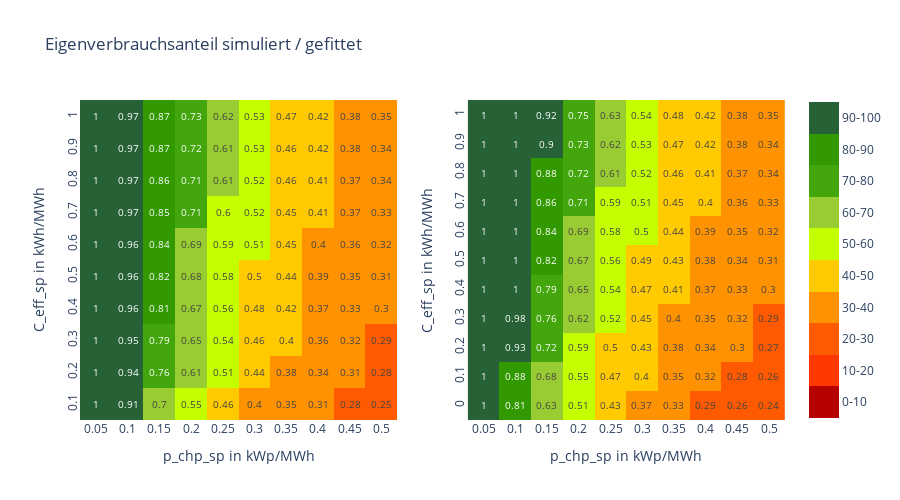

This figure's notebook cell:
### Code cell
# Eigenverbrauchsanteil
# load results and fit
df=pd.read_csv(filename)
# Filter data for fit
df=df.loc[df['electric_loadprofile']==profile,:]
df=df.loc[df['p_chp']>0,:]
df=df.loc[df['eigenverbrauch']<1,:]
xData = df['p_chp'].values
yData = df['e_bat'].values
zData = df['eigenverbrauch'].values
# place the data in a single list
data = [xData, yData, zData]
params_e, pcov = optimize.curve_fit(func_e, [xData,yData], zData, guess)

# calc values with fitting functions
df1=pd.DataFrame()
CHP = list(numpy.arange(0.05,0.55,0.05))
BAT = list(numpy.arange(0,1.1,0.1))
e_bat=[]
p_chp=[]
eigen=[]
for bat in BAT:
    for chp in CHP:
        e_bat.append(bat)
        p_chp.append(chp)
        eigen.append(func_e([chp,bat],params_e[0],params_e[1],params_e[2],params_e[3]))
df1['e_bat']=e_bat
df1['p_chp']=p_chp
df1['eigenverbrauch']=eigen
fig= make_subplots(1,2)
# Filter for plot
df=df.loc[df['p_chp']>=0.05,:]
df=df.loc[df['p_chp']!=0.075,:]
df=df.loc[df['e_bat']>=0.10,:]
df=df.loc[df['e_bat']!=0.15,:]
fig.add_trace(go.Heatmap(x=df['p_chp'].values,
                                y=df['e_bat'].values,
                                z=df['eigenverbrauch'].values,
                                text=df['eigenverbrauch'].round(2),
                                texttemplate="%{text}",
                                textfont={"size":10},
                                coloraxis='coloraxis'),1,1)

fig.add_trace(go.Heatmap(x=df1['p_chp'].values,
                                y=df1['e_bat'].values,
                                z=df1['eigenverbrauch'].values,
                                text=df1['eigenverbrauch'].round(2),
                                texttemplate="%{text}",
                                textfont={"size":10},
                                coloraxis='coloraxis',
                                opacity=1,),1,2)
fig.update_layout(title='Eigenverbrauchsanteil simuliert / gefittet',width=900.5,height=500,coloraxis = {'cmin':0,'cmax':1.0,'colorscale':colorscale,'colorbar':colorbar,'autocolorscale':False},)
fig.update_yaxes(tick0=0,dtick=0.1,tickangle=270,title='C_eff_sp in kWh/MWh')
fig.update_xaxes(tick0=0,dtick=0.05,title='p_chp_sp in kWp/MWh')
fig.show()

print('fitted parameters', params_e)
modelPredictions = func_e(data, *params_e) 
absError = modelPredictions - zData
SE = numpy.square(absError) # squared errors
MSE = numpy.mean(SE) # mean squared errors
RMSE = numpy.sqrt(MSE) # Root Mean Squared Error, RMSE
Rsquared = 1.0 - (numpy.var(absError) / numpy.var(zData))
print('RMSE:', RMSE)
print('R-squared:', Rsquared)

### Figure 1 — Plotly figure (JSON) as saved in the notebook; plotly's stock layout.template omitted (floating-point values rounded to 4 significant figures)
{"data": [{"coloraxis": "coloraxis", "text": [0.94, 0.31, 0.36, 0.61, 0.95, 0.36, 0.33, 0.96, 0.35, 0.55, 0.87, 0.72, 0.58, 0.97, 0.54, 1, 0.7, 0.52, 0.6, 0.71, 1, 0.56, 0.45, 0.42, 1, 0.44, 0.34, 0.81, 0.46, 1, 0.62, 0.35, 1, 1, 0.53, 0.59, 0.29, 0.84, 0.47, 0.67, 0.44, 0.41, 0.87, 0.73, 0.39, 0.96, 0.97, 0.5, 0.79, 1, 0.82, 0.41, 0.32, 0.69, 0.33, 0.46, 0.52, 0.97, 0.38, 0.37, 0.71, 0.37, 0.37, 0.46, 0.28, 0.46, 0.4, 0.86, 0.25, 0.91, 0.4, 0.4, 0.53, 0.34, 1, 0.61, 0.85, 0.31, 0.42, 0.42, 1, 0.28, 0.51, 0.97, 0.38, 0.68, 0.45, 0.51, 0.65, 0.32, 0.31, 0.3, 0.61, 0.34, 0.76, 0.35, 0.96, 0.48, 0.38, 1], "textfont": {"size": 10}, "texttemplate": "%{text}", "type": "heatmap", "x": [0.1, 0.5, 0.4, 0.25, 0.1, 0.45, 0.45, 0.1, 0.35, 0.2, 0.15, 0.2, 0.25, 0.1, 0.25, 0.05, 0.15, 0.3, 0.25, 0.2, 0.05, 0.25, 0.35, 0.4, 0.05, 0.35, 0.5, 0.15, 0.35, 0.05, 0.25, 0.5, 0.05, 0.05, 0.3, 0.25, 0.5, 0.15, 0.35, 0.2, 0.3, 0.4, 0.15, 0.2, 0.4, 0.1, 0.1, 0.3, 0.15, 0.05, 0.15, 0.4, 0.45, 0.2, 0.5, 0.25, 0.3, 0.1, 0.35, 0.45, 0.2, 0.45, 0.4, 0.3, 0.5, 0.35, 0.35, 0.15, 0.5, 0.1, 0.3, 0.4, 0.3, 0.5, 0.05, 0.2, 0.15, 0.4, 0.4, 0.35, 0.05, 0.45, 0.3, 0.1, 0.45, 0.2, 0.35, 0.25, 0.2, 0.5, 0.45, 0.5, 0.25, 0.4, 0.15, 0.45, 0.1, 0.3, 0.45, 0.05], "xaxis": "x", "y": [0.2, 0.5, 0.3, 0.8, 0.3, 0.6, 0.4, 0.4, 0.1, 0.1, 1, 0.9, 0.5, 0.8, 0.3, 0.8, 0.1, 0.8, 0.7, 0.7, 0.3, 0.4, 0.6, 1, 0.6, 0.5, 0.8, 0.4, 0.9, 1, 1, 1, 0.2, 0.5, 1, 0.6, 0.3, 0.6, 1, 0.4, 0.2, 0.7, 0.9, 1, 0.5, 0.6, 1, 0.5, 0.3, 0.4, 0.5, 0.8, 0.3, 0.6, 0.7, 0.1, 0.7, 0.9, 0.2, 0.8, 0.8, 0.7, 0.4, 0.3, 0.2, 0.8, 0.3, 0.8, 0.1, 0.1, 0.1, 0.6, 0.9, 0.9, 0.1, 0.2, 0.7, 0.1, 0.9, 0.4, 0.9, 0.1, 0.6, 0.7, 1, 0.5, 0.7, 0.2, 0.3, 0.6, 0.2, 0.4, 0.9, 0.2, 0.2, 0.5, 0.5, 0.4, 0.9, 0.7], "yaxis": "y", "z": [0.939, 0.3133, 0.3587, 0.6053, 0.9524, 0.3565, 0.3349, 0.959, 0.3478, 0.5513, 0.8732, 0.7233, 0.5765, 0.9656, 0.5425, 0.9973, 0.6973, 0.5226, 0.5972, 0.7051, 0.9994, 0.5638, 0.4481, 0.4192, 0.9982, 0.4373, 0.3388, 0.8075, 0.4649, 0.9963, 0.6187, 0.3471, 0.9997, 0.9985, 0.5342, 0.5874, 0.2921, 0.8385, 0.4694, 0.6662, 0.4369, 0.4067, 0.8667, 0.7308, 0.3866, 0.9646, 0.9656, 0.4991, 0.7875, 0.999, 0.8244, 0.4115, 0.3221, 0.6942, 0.3311, 0.4588, 0.5158, 0.9656, 0.3826, 0.3728, 0.715, 0.366, 0.3737, 0.4637, 0.2777, 0.4601, 0.4046, 0.859, 0.2541, 0.9081, 0.3951, 0.3982, 0.5287, 0.3444, 1.0, 0.6143, 0.8498, 0.3103, 0.4156, 0.4222, 0.9969, 0.2796, 0.5081, 0.9653, 0.3794, 0.6814, 0.4544, 0.51, 0.6476, 0.3225, 0.3059, 0.3034, 0.6124, 0.3401, 0.761, 0.3461, 0.9625, 0.4845, 0.3764, 0.9977]}, {"coloraxis": "coloraxis", "opacity": 1, "text": [1, 0.81, 0.63, 0.51, 0.43, 0.37, 0.33, 0.29, 0.26, 0.24, 1, 0.88, 0.68, 0.55, 0.47, 0.4, 0.35, 0.32, 0.28, 0.26, 1, 0.93, 0.72, 0.59, 0.5, 0.43, 0.38, 0.34, 0.3, 0.27, 1, 0.98, 0.76, 0.62, 0.52, 0.45, 0.4, 0.35, 0.32, 0.29, 1, 1, 0.79, 0.65, 0.54, 0.47, 0.41, 0.37, 0.33, 0.3, 1, 1, 0.82, 0.67, 0.56, 0.49, 0.43, 0.38, 0.34, 0.31, 1, 1, 0.84, 0.69, 0.58, 0.5, 0.44, 0.39, 0.35, 0.32, 1, 1, 0.86, 0.71, 0.59, 0.51, 0.45, 0.4, 0.36, 0.33, 1, 1, 0.88, 0.72, 0.61, 0.52, 0.46, 0.41, 0.37, 0.34, 1, 1, 0.9, 0.73, 0.62, 0.53, 0.47, 0.42, 0.38, 0.34, 1, 1, 0.92, 0.75, 0.63, 0.54, 0.48, 0.42, 0.38, 0.35], "textfont": {"size": 10}, "texttemplate": "%{text}", "type": "heatmap", "x": [0.05, 0.1, 0.15, 0.2, 0.25, 0.3, 0.35, 0.4, 0.45, 0.5, 0.05, 0.1, 0.15, 0.2, 0.25, 0.3, 0.35, 0.4, 0.45, 0.5, 0.05, 0.1, 0.15, 0.2, 0.25, 0.3, 0.35, 0.4, 0.45, 0.5, 0.05, 0.1, 0.15, 0.2, 0.25, 0.3, 0.35, 0.4, 0.45, 0.5, 0.05, 0.1, 0.15, 0.2, 0.25, 0.3, 0.35, 0.4, 0.45, 0.5, 0.05, 0.1, 0.15, 0.2, 0.25, 0.3, 0.35, 0.4, 0.45, 0.5, 0.05, 0.1, 0.15, 0.2, 0.25, 0.3, 0.35, 0.4, 0.45, 0.5, 0.05, 0.1, 0.15, 0.2, 0.25, 0.3, 0.35, 0.4, 0.45, 0.5, 0.05, 0.1, 0.15, 0.2, 0.25, 0.3, 0.35, 0.4, 0.45, 0.5, 0.05, 0.1, 0.15, 0.2, 0.25, 0.3, 0.35, 0.4, 0.45, 0.5, 0.05, 0.1, 0.15, 0.2, 0.25, 0.3, 0.35, 0.4, 0.45, 0.5], "xaxis": "x2", "y": [0, 0, 0, 0, 0, 0, 0, 0, 0, 0, 0.1, 0.1, 0.1, 0.1, 0.1, 0.1, 0.1, 0.1, 0.1, 0.1, 0.2, 0.2, 0.2, 0.2, 0.2, 0.2, 0.2, 0.2, 0.2, 0.2, 0.3, 0.3, 0.3, 0.3, 0.3, 0.3, 0.3, 0.3, 0.3, 0.3, 0.4, 0.4, 0.4, 0.4, 0.4, 0.4, 0.4, 0.4, 0.4, 0.4, 0.5, 0.5, 0.5, 0.5, 0.5, 0.5, 0.5, 0.5, 0.5, 0.5, 0.6, 0.6, 0.6, 0.6, 0.6, 0.6, 0.6, 0.6, 0.6, 0.6, 0.7, 0.7, 0.7, 0.7, 0.7, 0.7, 0.7, 0.7, 0.7, 0.7, 0.8, 0.8, 0.8, 0.8, 0.8, 0.8, 0.8, 0.8, 0.8, 0.8, 0.9, 0.9, 0.9, 0.9, 0.9, 0.9, 0.9, 0.9, 0.9, 0.9, 1, 1, 1, 1, 1, 1, 1, 1, 1, 1], "yaxis": "y2", "z": [1, 0.809, 0.6279, 0.5121, 0.4317, 0.3725, 0.3272, 0.2914, 0.2624, 0.2384, 1, 0.8763, 0.6802, 0.5547, 0.4676, 0.4035, 0.3545, 0.3157, 0.2842, 0.2582, 1, 0.9324, 0.7237, 0.5902, 0.4975, 0.4294, 0.3772, 0.3359, 0.3024, 0.2748, 1, 0.9798, 0.7605, 0.6203, 0.5228, 0.4512, 0.3964, 0.353, 0.3178, 0.2888, 1, 1, 0.7921, 0.646, 0.5446, 0.47, 0.4128, 0.3676, 0.331, 0.3008, 1, 1, 0.8195, 0.6684, 0.5634, 0.4862, 0.4271, 0.3803, 0.3425, 0.3111, 1, 1, 0.8434, 0.6879, 0.5798, 0.5004, 0.4396, 0.3915, 0.3525, 0.3202, 1, 1, 0.8646, 0.7051, 0.5944, 0.5129, 0.4506, 0.4013, 0.3613, 0.3283, 1, 1, 0.8833, 0.7204, 0.6073, 0.5241, 0.4604, 0.41, 0.3691, 0.3354, 1, 1, 0.9002, 0.7341, 0.6188, 0.5341, 0.4691, 0.4178, 0.3762, 0.3418, 1, 1, 0.9153, 0.7465, 0.6292, 0.543, 0.477, 0.4248, 0.3825, 0.3475]}], "layout": {"coloraxis": {"autocolorscale": false, "cmax": 1, "cmin": 0, "colorbar": {"len": 1.05, "ticklabeloverflow": "allow", "tickmode": "array", "ticktext": ["0-10", "10-20", "20-30", "30-40", "40-50", "50-60", "60-70", "70-80", "80-90", "90-100"], "tickvals": [0.05, 0.15, 0.25, 0.35, 0.45, 0.55, 0.65, 0.75, 0.85, 0.95]}, "colorscale": [[0, "rgb(183,0,0)"], [0.1, "rgb(183,0,0)"], [0.1, "rgb(255,56,0)"], [0.2, "rgb(255,56,0)"], [0.2, "rgb(255,90,0)"], [0.3, "rgb(255,90,0)"], [0.3, "rgb(255,146,0)"], [0.4, "rgb(255,146,0)"], [0.4, "rgb(255,203,0)"], [0.5, "rgb(255,203,0)"], [0.5, "rgb(195,255,0)"], [0.6, "rgb(195,255,0)"], [0.6, "rgb(153,204,51)"], [0.7, "rgb(153,204,51)"], [0.7, "rgb(67,166,12)"], [0.8, "rgb(67,166,12)"], [0.8, "rgb(51,153,0)"], [0.9, "rgb(51,153,0)"], [0.9, "rgb(38,98,54)"], [1, "rgb(38,98,54)"]]}, "height": 500, "title": {"text": "Eigenverbrauchsanteil simuliert / gefittet"}, "width": 900.5, "xaxis": {"anchor": "y", "domain": [0, 0.45], "dtick": 0.05, "tick0": 0, "title": {"text": "p_chp_sp in kWp/MWh"}}, "xaxis2": {"anchor": "y2", "domain": [0.55, 1], "dtick": 0.05, "tick0": 0, "title": {"text": "p_chp_sp in kWp/MWh"}}, "yaxis": {"anchor": "x", "domain": [0, 1], "dtick": 0.1, "tick0": 0, "tickangle": -90, "title": {"text": "C_eff_sp in kWh/MWh"}}, "yaxis2": {"anchor": "x2", "domain": [0, 1], "dtick": 0.1, "tick0": 0, "tickangle": -90, "title": {"text": "C_eff_sp in kWh/MWh"}}}}
